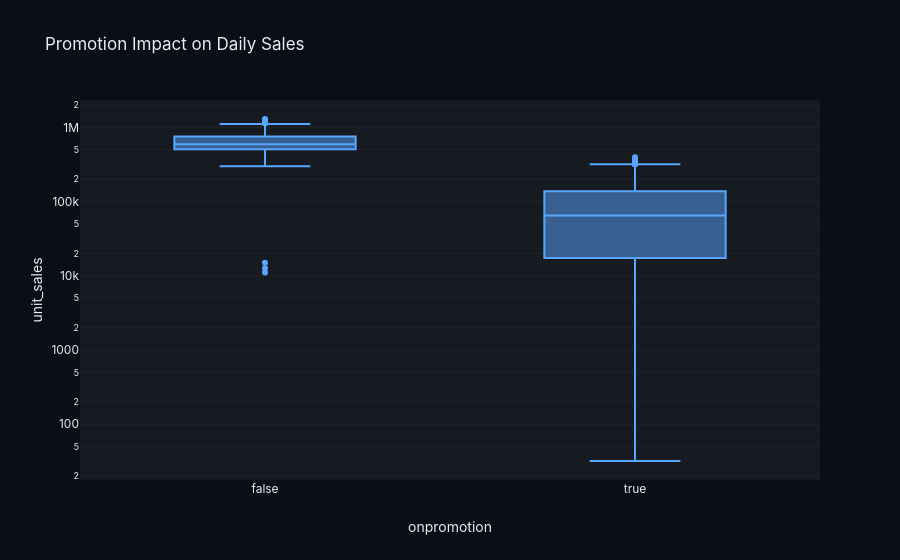

The cell this chart's notebook holds for it:
### Code cell
px.box(
    df_promo,
    x="onpromotion",
    y="unit_sales",
    log_y=True,
    title="Promotion Impact on Daily Sales",
)

### Figure 1 — Plotly figure (JSON) as saved in the notebook; plotly's stock layout.template omitted (floating-point values rounded to 4 significant figures; data arrays with more than 128 entries replaced by an {"elided": "..."} marker saying what was removed)
{"data": [{"alignmentgroup": "True", "hovertemplate": "onpromotion=%{x}<br>unit_sales=%{y}<extra></extra>", "legendgroup": "", "marker": {"color": "#58A6FF"}, "name": "", "notched": false, "offsetgroup": "", "orientation": "v", "showlegend": false, "type": "box", "x": {"elided": "2460 bool values"}, "x0": " ", "xaxis": "x", "y": {"elided": "2460 float values"}, "y0": " ", "yaxis": "y"}], "layout": {"boxmode": "group", "legend": {"tracegroupgap": 0}, "title": {"text": "Promotion Impact on Daily Sales"}, "xaxis": {"anchor": "y", "domain": [0, 1], "title": {"text": "onpromotion"}}, "yaxis": {"anchor": "x", "domain": [0, 1], "title": {"text": "unit_sales"}, "type": "log"}}}
